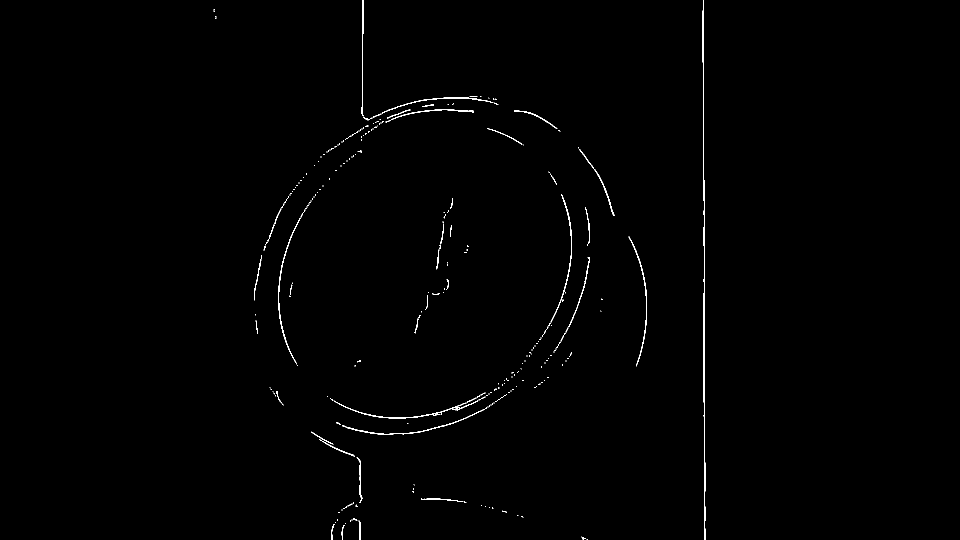
%> input picture 33.png, 1920 x 1080 px, given in place of 6.jpg, which was not available (shown at 1/2 size)
$ octave union_ellipse_detect.m   (GNU Octave 9; MATLAB toolbox functions it lacks are replaced by stand-ins)
%> lines starting %> are read from the running program, lines starting %| are printed output that depends on the picture; in (x1, y1, x2, y2) boxes, pixels count from 0 and x2, y2 are one past the last pixel; in counts of white or black regions, pixels touching at a corner belong together; the program's own positions count from 1; pictures that were not available may be replaced by others from this repository, and a replacement may not be noted
% 'edge_extraction.m'+'line_fitting.m'+'elipse_fitting.m'
pic = 6;
path = strcat('orig\orig\',num2str(pic),'.jpg');
img = imread(path);
%> img is the input picture: size 1080x1920 uint8; 0.52% white in thin lines or dots, all inside (x1, y1, x2, y2) = (427, 0, 1411, 1080)
img = double(rgb2gray(img));
img2 = medfilt2(img, [21 21]);
%> img2: size 1080x1920 double; every value is 0
hx = [-1 0 1; -2 0 2; -1 0 1];
hy = [-1 -2 -1; 0 0 0; 1 2 1];

imgx = imfilter(img2, hx, 'same');
imgy = imfilter(img2, hy, 'same');
mask = ones(size(img));
Tx = 150;
Ty = 100;
mask(1:Ty, :) = 0;
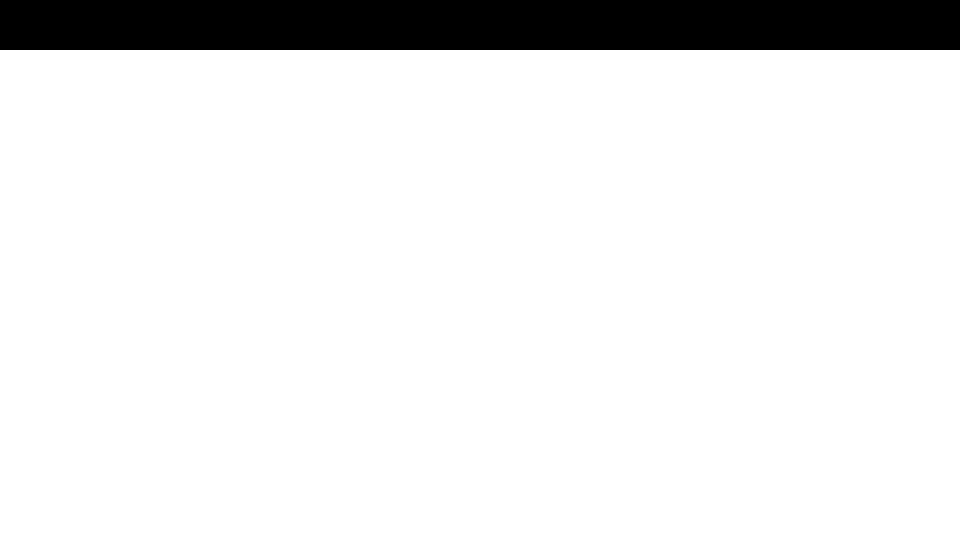
%> mask: size 1080x1920 double (shown at 1/2 size); values 0 (black) and 1 (white), 90.7% white; 1 black region, box (x1, y1, x2, y2) and area: (0, 0, 1920, 100) 192000
mask(end-Ty:end, :) = 0;
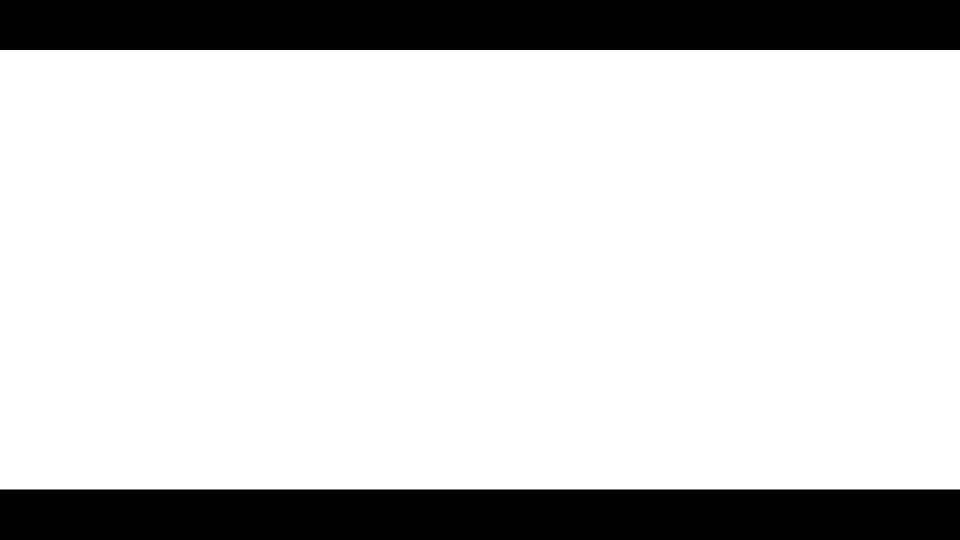
%> mask: size 1080x1920 double (shown at 1/2 size); values 0 (black) and 1 (white), 81.4% white; 2 black regions, box (x1, y1, x2, y2) and area: (0, 979, 1920, 1080) 193920, (0, 0, 1920, 100) 192000
mask(:,1:Tx) = 0;
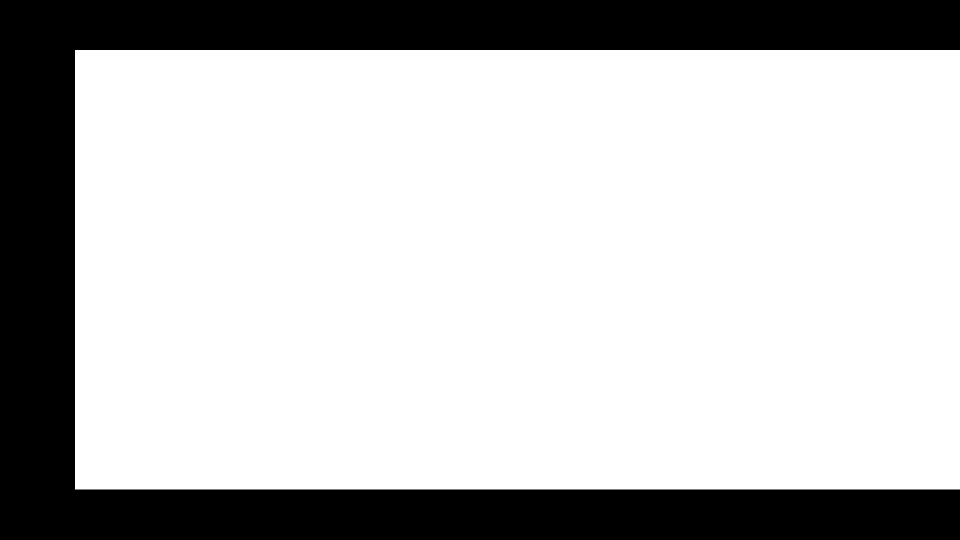
%> mask: size 1080x1920 double (shown at 1/2 size); values 0 (black) and 1 (white), 75% white; 1 black region, box (x1, y1, x2, y2) and area: (0, 0, 1920, 1080) 517770
mask(:, end-Tx:end) = 0;
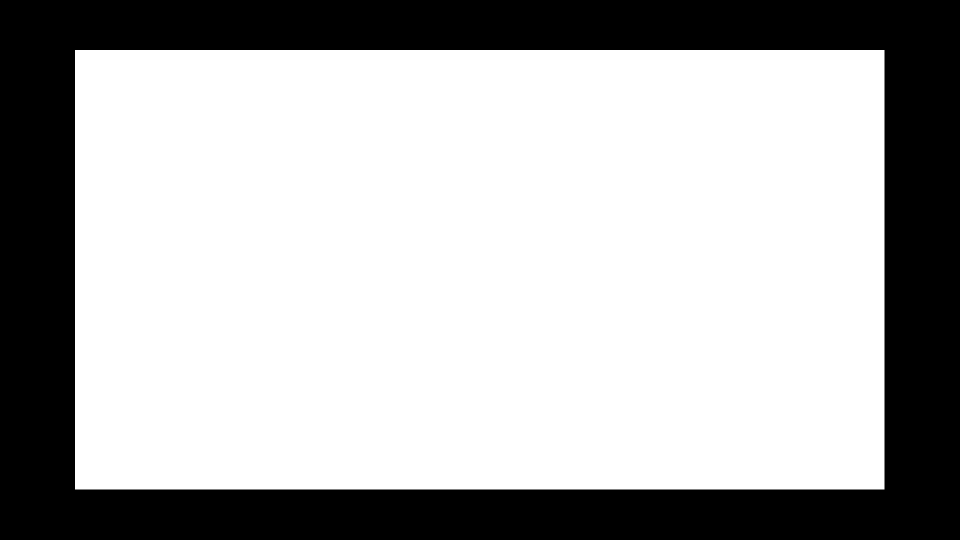
%> mask: size 1080x1920 double (shown at 1/2 size); values 0 (black) and 1 (white), 68.6% white; 1 black region, box (x1, y1, x2, y2) and area: (0, 0, 1920, 1080) 650499
imgx = mask.*imgx;
imgy = mask.*imgy;
imgxy = sqrt(imgx.^2 + imgy.^2)/sqrt(2);
tau = 255/5;
emx = abs(imgx) > tau;
%> emx: size 1080x1920 logical; every value is 0
emy = abs(imgy) > tau;
em =  imgxy > tau;

imshow([emx, emy, em], [])
savepath = strcat('orig-operation\',num2str(pic),'.png');
imwrite(em, savepath);

path = strcat('orig-operation\',num2str(pic),'.png');% em
%  X = double(imread('33.png'));% 原来的
X = 255 * double(imread(path));

[M, N] =  size(X);
%> M = 1080; N = 1920
indx = 1:N;
%> indx = 1920 values from 1 to 1920
indy = 1:M;
%> indy = 1080 values from 1 to 1080
posidx_curvpt = find(X==255);
%> posidx_curvpt = []
n_curvpt = length(posidx_curvpt);
%> n_curvpt = 0

%line fitting
n_ptpair = round(0.03*n_curvpt);
%> n_ptpair = 0
rng(10);
%> (the run ends here)
